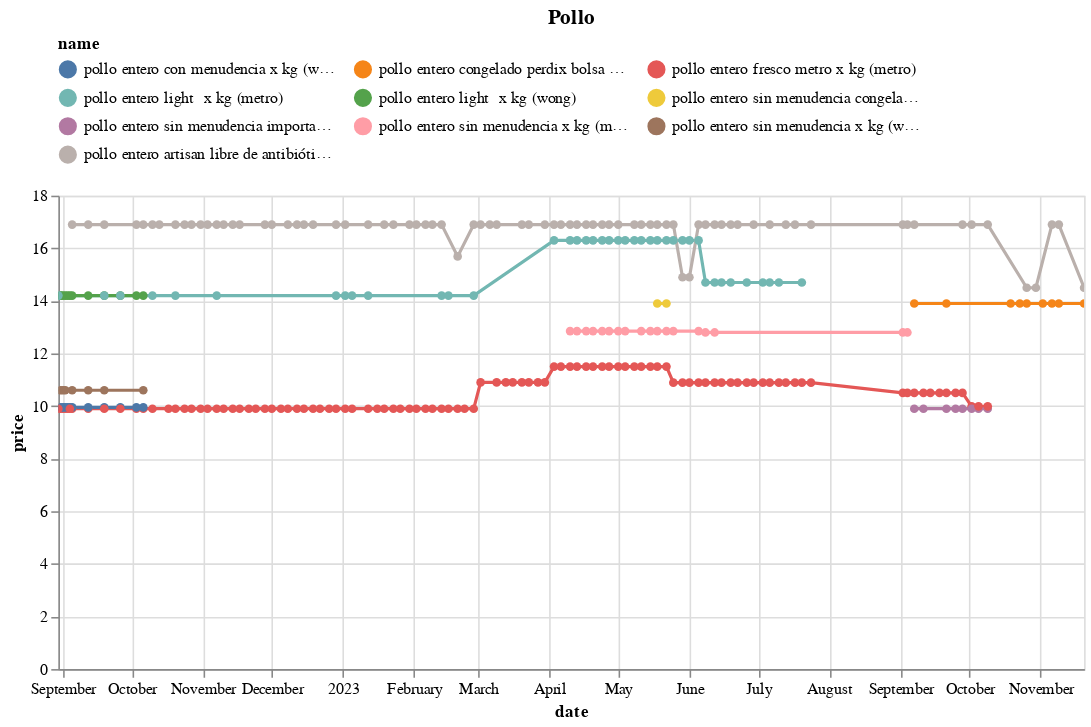

This figure's notebook cell:
### Code cell
(df
 .loc[df.name.isin(names)]
 .pipe(alt.Chart)
 .mark_line(point=True)
 .encode(x='date', y='price', color='name', tooltip=['name','price'])
 .properties(width=650, title='Pollo')
 .interactive()
 .configure_legend(orient='top', columns=3)
)

### Figure 1 — Vega-Lite specification as saved in the notebook (floating-point values rounded to 4 significant figures; data arrays with more than 128 entries replaced by an {"elided": "..."} marker saying what was removed)
{"config": {"view": {"continuousWidth": 300, "continuousHeight": 300}, "legend": {"columns": 3, "orient": "top"}}, "data": {"name": "data-bbcbc911989073f2a81385b5e564b94c"}, "mark": {"type": "line", "point": true}, "encoding": {"color": {"field": "name", "type": "nominal"}, "tooltip": [{"field": "name", "type": "nominal"}, {"field": "price", "type": "quantitative"}], "x": {"field": "date", "type": "temporal"}, "y": {"field": "price", "type": "quantitative"}}, "params": [{"name": "param_13", "select": {"type": "interval", "encodings": ["x", "y"]}, "bind": "scales"}], "title": "Pollo", "width": 650, "$schema": "https://vega.github.io/schema/vega-lite/v5.16.3.json", "datasets": {"data-bbcbc911989073f2a81385b5e564b94c": {"elided": "290 records"}}}
